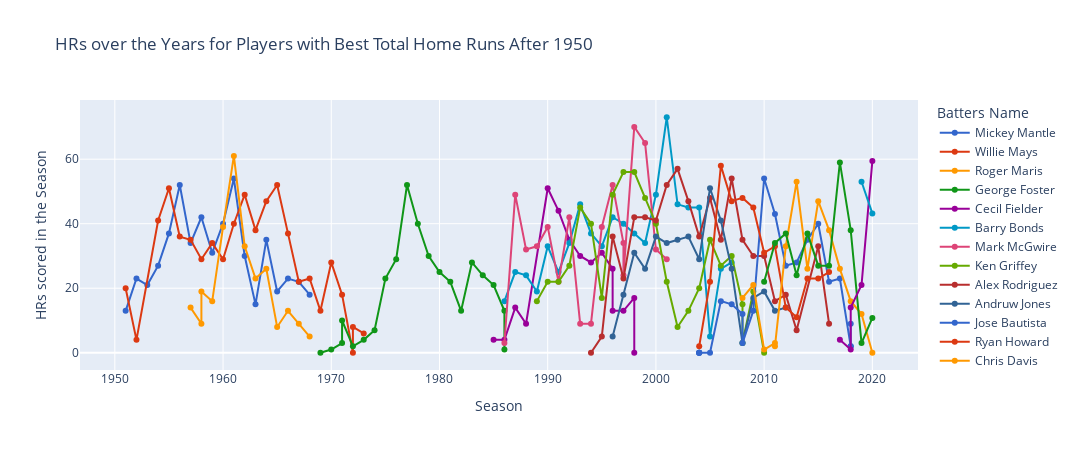

Here is the notebook cell this chart was saved with:
### Markdown cell above
# Keeping Data After 1950

### Code cell
after1950_df = batting_people_modified.groupby(by='playerID').filter(lambda x: x['yearID'].min()>1950)
idx = after1950_df.groupby('yearID').HR.transform(max) == after1950_df.HR
max_HR_df = after1950_df[idx]
tmp = max_HR_df.sort_values(by='HR')[-20:]['playerID'].to_list()
top_HR_batters = list(set(tmp))
plot_df = after1950_df[after1950_df['playerID'].isin(top_HR_batters)]

################ Plotly
fig = px.line(plot_df, x="yearID", y="HR", color="Batters Name", width=1350, height=450,
                 title='HRs over the Years for Players with Best Total Home Runs After 1950', color_discrete_sequence=px.colors.qualitative.G10,
                labels={'HR':'HRs scored in the Season', 'yearID':'Season'})
fig.update_traces(mode='markers+lines')
fig.show()

### Figure 1 — Plotly figure (JSON) as saved in the notebook; plotly's stock layout.template omitted (floating-point values rounded to 4 significant figures)
{"data": [{"hovertemplate": "Batters Name=Mickey Mantle<br>Season=%{x}<br>HRs scored in the Season=%{y}<extra></extra>", "legendgroup": "Mickey Mantle", "line": {"color": "#3366CC", "dash": "solid"}, "mode": "markers+lines", "name": "Mickey Mantle", "orientation": "v", "showlegend": true, "type": "scatter", "x": [1951, 1952, 1953, 1954, 1955, 1956, 1957, 1958, 1959, 1960, 1961, 1962, 1963, 1964, 1965, 1966, 1967, 1968], "xaxis": "x", "y": [13, 23, 21, 27, 37, 52, 34, 42, 31, 40, 54, 30, 15, 35, 19, 23, 22, 18], "yaxis": "y"}, {"hovertemplate": "Batters Name=Willie Mays<br>Season=%{x}<br>HRs scored in the Season=%{y}<extra></extra>", "legendgroup": "Willie Mays", "line": {"color": "#DC3912", "dash": "solid"}, "mode": "markers+lines", "name": "Willie Mays", "orientation": "v", "showlegend": true, "type": "scatter", "x": [1951, 1952, 1954, 1955, 1956, 1957, 1958, 1959, 1960, 1961, 1962, 1963, 1964, 1965, 1966, 1967, 1968, 1969, 1970, 1971, 1972, 1972, 1973], "xaxis": "x", "y": [20, 4, 41, 51, 36, 35, 29, 34, 29, 40, 49, 38, 47, 52, 37, 22, 23, 13, 28, 18, 0, 8, 6], "yaxis": "y"}, {"hovertemplate": "Batters Name=Roger Maris<br>Season=%{x}<br>HRs scored in the Season=%{y}<extra></extra>", "legendgroup": "Roger Maris", "line": {"color": "#FF9900", "dash": "solid"}, "mode": "markers+lines", "name": "Roger Maris", "orientation": "v", "showlegend": true, "type": "scatter", "x": [1957, 1958, 1958, 1959, 1960, 1961, 1962, 1963, 1964, 1965, 1966, 1967, 1968], "xaxis": "x", "y": [14, 9, 19, 16, 39, 61, 33, 23, 26, 8, 13, 9, 5], "yaxis": "y"}, {"hovertemplate": "Batters Name=George Foster<br>Season=%{x}<br>HRs scored in the Season=%{y}<extra></extra>", "legendgroup": "George Foster", "line": {"color": "#109618", "dash": "solid"}, "mode": "markers+lines", "name": "George Foster", "orientation": "v", "showlegend": true, "type": "scatter", "x": [1969, 1970, 1971, 1971, 1972, 1973, 1974, 1975, 1976, 1977, 1978, 1979, 1980, 1981, 1982, 1983, 1984, 1985, 1986, 1986], "xaxis": "x", "y": [0, 1, 3, 10, 2, 4, 7, 23, 29, 52, 40, 30, 25, 22, 13, 28, 24, 21, 13, 1], "yaxis": "y"}, {"hovertemplate": "Batters Name=Cecil Fielder<br>Season=%{x}<br>HRs scored in the Season=%{y}<extra></extra>", "legendgroup": "Cecil Fielder", "line": {"color": "#990099", "dash": "solid"}, "mode": "markers+lines", "name": "Cecil Fielder", "orientation": "v", "showlegend": true, "type": "scatter", "x": [1985, 1986, 1987, 1988, 1990, 1991, 1992, 1993, 1994, 1995, 1996, 1996, 1997, 1998, 1998], "xaxis": "x", "y": [4, 4, 14, 9, 51, 44, 35, 30, 28, 31, 26, 13, 13, 17, 0], "yaxis": "y"}, {"hovertemplate": "Batters Name=Barry Bonds<br>Season=%{x}<br>HRs scored in the Season=%{y}<extra></extra>", "legendgroup": "Barry Bonds", "line": {"color": "#0099C6", "dash": "solid"}, "mode": "markers+lines", "name": "Barry Bonds", "orientation": "v", "showlegend": true, "type": "scatter", "x": [1986, 1987, 1988, 1989, 1990, 1991, 1992, 1993, 1994, 1995, 1996, 1997, 1998, 1999, 2000, 2001, 2002, 2003, 2004, 2005, 2006, 2007], "xaxis": "x", "y": [16, 25, 24, 19, 33, 25, 34, 46, 37, 33, 42, 40, 37, 34, 49, 73, 46, 45, 45, 5, 26, 28], "yaxis": "y"}, {"hovertemplate": "Batters Name=Mark McGwire<br>Season=%{x}<br>HRs scored in the Season=%{y}<extra></extra>", "legendgroup": "Mark McGwire", "line": {"color": "#DD4477", "dash": "solid"}, "mode": "markers+lines", "name": "Mark McGwire", "orientation": "v", "showlegend": true, "type": "scatter", "x": [1986, 1987, 1988, 1989, 1990, 1991, 1992, 1993, 1994, 1995, 1996, 1997, 1997, 1998, 1999, 2000, 2001], "xaxis": "x", "y": [3, 49, 32, 33, 39, 22, 42, 9, 9, 39, 52, 34, 24, 70, 65, 32, 29], "yaxis": "y"}, {"hovertemplate": "Batters Name=Ken Griffey<br>Season=%{x}<br>HRs scored in the Season=%{y}<extra></extra>", "legendgroup": "Ken Griffey", "line": {"color": "#66AA00", "dash": "solid"}, "mode": "markers+lines", "name": "Ken Griffey", "orientation": "v", "showlegend": true, "type": "scatter", "x": [1989, 1990, 1991, 1992, 1993, 1994, 1995, 1996, 1997, 1998, 1999, 2000, 2001, 2002, 2003, 2004, 2005, 2006, 2007, 2008, 2008, 2009, 2010], "xaxis": "x", "y": [16, 22, 22, 27, 45, 40, 17, 49, 56, 56, 48, 40, 22, 8, 13, 20, 35, 27, 30, 15, 3, 19, 0], "yaxis": "y"}, {"hovertemplate": "Batters Name=Alex Rodriguez<br>Season=%{x}<br>HRs scored in the Season=%{y}<extra></extra>", "legendgroup": "Alex Rodriguez", "line": {"color": "#B82E2E", "dash": "solid"}, "mode": "markers+lines", "name": "Alex Rodriguez", "orientation": "v", "showlegend": true, "type": "scatter", "x": [1994, 1995, 1996, 1997, 1998, 1999, 2000, 2001, 2002, 2003, 2004, 2005, 2006, 2007, 2008, 2009, 2010, 2011, 2012, 2013, 2015, 2016], "xaxis": "x", "y": [0, 5, 36, 23, 42, 42, 41, 52, 57, 47, 36, 48, 35, 54, 35, 30, 30, 16, 18, 7, 33, 9], "yaxis": "y"}, {"hovertemplate": "Batters Name=Andruw Jones<br>Season=%{x}<br>HRs scored in the Season=%{y}<extra></extra>", "legendgroup": "Andruw Jones", "line": {"color": "#316395", "dash": "solid"}, "mode": "markers+lines", "name": "Andruw Jones", "orientation": "v", "showlegend": true, "type": "scatter", "x": [1996, 1997, 1998, 1999, 2000, 2001, 2002, 2003, 2004, 2005, 2006, 2007, 2008, 2009, 2010, 2011, 2012], "xaxis": "x", "y": [5, 18, 31, 26, 36, 34, 35, 36, 29, 51, 41, 26, 3, 17, 19, 13, 14], "yaxis": "y"}, {"hovertemplate": "Batters Name=Jose Bautista<br>Season=%{x}<br>HRs scored in the Season=%{y}<extra></extra>", "legendgroup": "Jose Bautista", "line": {"color": "#3366CC", "dash": "solid"}, "mode": "markers+lines", "name": "Jose Bautista", "orientation": "v", "showlegend": true, "type": "scatter", "x": [2004, 2004, 2004, 2004, 2005, 2006, 2007, 2008, 2008, 2009, 2010, 2011, 2012, 2013, 2014, 2015, 2016, 2017, 2018, 2018, 2018], "xaxis": "x", "y": [0, 0, 0, 0, 0, 16, 15, 12, 3, 13, 54, 43, 27, 28, 35, 40, 22, 23, 2, 9, 2], "yaxis": "y"}, {"hovertemplate": "Batters Name=Ryan Howard<br>Season=%{x}<br>HRs scored in the Season=%{y}<extra></extra>", "legendgroup": "Ryan Howard", "line": {"color": "#DC3912", "dash": "solid"}, "mode": "markers+lines", "name": "Ryan Howard", "orientation": "v", "showlegend": true, "type": "scatter", "x": [2004, 2005, 2006, 2007, 2008, 2009, 2010, 2011, 2012, 2013, 2014, 2015, 2016], "xaxis": "x", "y": [2, 22, 58, 47, 48, 45, 31, 33, 14, 11, 23, 23, 25], "yaxis": "y"}, {"hovertemplate": "Batters Name=Chris Davis<br>Season=%{x}<br>HRs scored in the Season=%{y}<extra></extra>", "legendgroup": "Chris Davis", "line": {"color": "#FF9900", "dash": "solid"}, "mode": "markers+lines", "name": "Chris Davis", "orientation": "v", "showlegend": true, "type": "scatter", "x": [2008, 2009, 2010, 2011, 2011, 2012, 2013, 2014, 2015, 2016, 2017, 2018, 2019, 2020], "xaxis": "x", "y": [17, 21, 1, 3, 2, 33, 53, 26, 47, 38, 26, 16, 12, 0], "yaxis": "y"}, {"hovertemplate": "Batters Name=Giancarlo Stanton<br>Season=%{x}<br>HRs scored in the Season=%{y}<extra></extra>", "legendgroup": "Giancarlo Stanton", "line": {"color": "#109618", "dash": "solid"}, "mode": "markers+lines", "name": "Giancarlo Stanton", "orientation": "v", "showlegend": true, "type": "scatter", "x": [2010, 2011, 2012, 2013, 2014, 2015, 2016, 2017, 2018, 2019, 2020], "xaxis": "x", "y": [22, 34, 37, 24, 37, 27, 27, 59, 38, 3, 10.8], "yaxis": "y"}, {"hovertemplate": "Batters Name=Luke Voit<br>Season=%{x}<br>HRs scored in the Season=%{y}<extra></extra>", "legendgroup": "Luke Voit", "line": {"color": "#990099", "dash": "solid"}, "mode": "markers+lines", "name": "Luke Voit", "orientation": "v", "showlegend": true, "type": "scatter", "x": [2017, 2018, 2018, 2019, 2020], "xaxis": "x", "y": [4, 1, 14, 21, 59.4], "yaxis": "y"}, {"hovertemplate": "Batters Name=Pete Alonso<br>Season=%{x}<br>HRs scored in the Season=%{y}<extra></extra>", "legendgroup": "Pete Alonso", "line": {"color": "#0099C6", "dash": "solid"}, "mode": "markers+lines", "name": "Pete Alonso", "orientation": "v", "showlegend": true, "type": "scatter", "x": [2019, 2020], "xaxis": "x", "y": [53, 43.2], "yaxis": "y"}], "layout": {"height": 450, "legend": {"title": {"text": "Batters Name"}, "tracegroupgap": 0}, "title": {"text": "HRs over the Years for Players with Best Total Home Runs After 1950"}, "width": 1350, "xaxis": {"anchor": "y", "autorange": true, "domain": [0, 1], "range": [1947.0, 2024.0], "title": {"text": "Season"}, "type": "linear"}, "yaxis": {"anchor": "x", "autorange": true, "domain": [0, 1], "range": [-5.347, 78.35], "title": {"text": "HRs scored in the Season"}, "type": "linear"}}}
